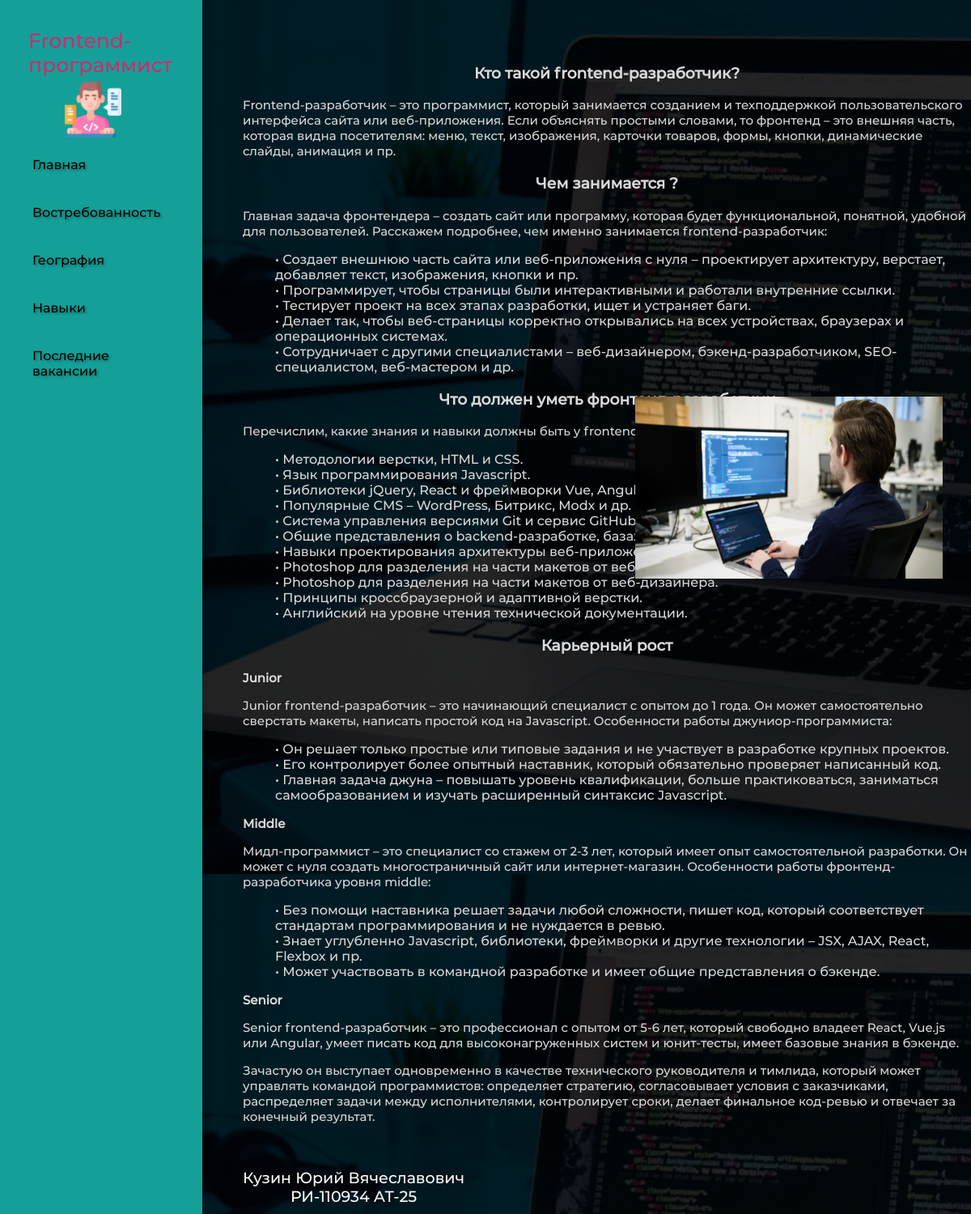
The page / on the database its author committed.
### templates_files/models.py (models this page shows)
class Navigation(models.Model):
    title = models.CharField(max_length=50, blank=True, verbose_name='Название профессии')
    logo_field = models.ImageField(upload_to='media/', blank = False, verbose_name='Логотип')
    first_menu = models.TextField(blank=False, verbose_name='Первый пункт меню', max_length=25)
    second_menu = models.TextField(blank=False, verbose_name='Второй пункт меню', max_length=25)
    thierd_menu = models.TextField(blank=False, verbose_name='Третий пункт меню', max_length=25)
    fourth_menu = models.TextField(blank=False, verbose_name='Четвертый пункт меню',max_length=25)
    fifth_menu = models.TextField(blank=False, verbose_name='Пятый пункт меню', max_length=25)
    author = models.TextField(blank=False, verbose_name='Автор', max_length=50)

class Main(models.Model):
    text = models.TextField(blank=True, verbose_name='Описание профессии')
    photo = models.ImageField(upload_to='media/', blank=False, verbose_name='Фото')

### templates_files/views.py (the view)
# urls.py: path('', HomePage, name='homePage'),
def HomePage(request):
    home_info = Main.objects.all()
    navigation = Navigation.objects.all()
    context = {'navigation': navigation, 'home_info': home_info}
    return render(request, 'HomePage.html', context)

### templates/HomePage.html (shortened to what this page needs)
{% load static %}
<!DOCTYPE html>
<html lang="ru">
<head>
    <link rel="stylesheet" href="{% static "css/styles.css" %}">
</head>
<body>
{% for nav in navigation %}
<header>
</header>
<main>
    <div class="body">
        <div class="navigation" style="height: 1500px">
            <p class="nav_text">{{ nav.title|safe }}</p>
            <img class="logo_double" src="{% static 'images/logotip.png' %}">
            <nav>
                <ul>
                    <li><a href="/">{{ nav.first_menu }}</a></li>
                    <li><a href={% url 'demendPage' %}>{{ nav.second_menu }}</a></li>
                    <li><a href={% url 'geographyPage' %}>{{ nav.thierd_menu }}</a></li>
                    <li><a href={% url 'skillsPage' %}>{{ nav.fourth_menu }}</a></li>
                    <li><a href={% url 'lastVacancyPage' %}>{{ nav.fifth_menu }}</a></li>
                </ul>
            </nav>
        </div>
        {% endfor %}
        {% for main in home_info %}
        <div class="home_text">
            {{ main.text|safe }}
            <div class="empty"></div>
            <img class="home_img" src="{{ main.photo.url }}"/>
        </div>
    </div>
 {% endfor %}
</main>
{% for navigator in navigation %}
<footer>
    <div class="foot">{{ navigator.author|safe }}</div>
</footer>
{% endfor %}</body>
</html>

### static/css/styles.css (style rules this page uses)
html, body { padding: 0; margin: 0; background-image: url(../images/background.png); }
header { position: absolute; width: 100%; height: 60px; top: 0px; background: rgba(0,0,0,0); }
footer { position: fixed; width: 100%; height: 40px; left: 0px; bottom: 0; background-color: rgba(0,0,0,0); }
a { color: #000 !important; text-decoration: none }
li { list-style-type: none; }
.logo_double { position: absolute; width: 70px; height: 70px; right: 100px; top: 100px }
.navigation { justify-content: center; align-items: center; position: absolute; width: 250px; height: 1200px; left: 0px; top: 0px; bottom: 0; z-index: 999999; background: #14A098; box-shadow: 0px 4px 4px rgba(0, 0, 0, 0.25); }
.navigation ul { text-align: left; list-style: none; padding-right: 20%; padding-top: 55%; }
.navigation li { margin: 40px 0; font-family: "Font-mon"; font-size: 16px; text-shadow: 2px 2px 3px rgba(0,0,0,0.3); }
.nav_text { font-family: "Font-mon"; font-size: 25px; position: absolute; top: 10px; left: 35px; color: #CB2D6F; }
.foot { position: absolute; font-family: 'Font-mon'; font-size: 19px; text-align: center; color: #FFFFFF; bottom: 10px; left: 300px; }
.home_text { position: absolute; left: 300px; top: 60px; }
.home_text p { font-size: 15px; font-family: 'Font-mon'; color: #DADADA; }
.home_text h3 { text-align: center; font-family: 'Font-mon'; color: #DADADA; }
.home_text li { font-family: 'Font-mon'; color: #DADADA; }
.home_img { position:absolute; width: 380px; height: 225px; right: 35px; top: 430px; }
.empty { height: 40px; }

### rows shown on the page
Navigation: first_menu "Главная", second_menu "Востребованность", thierd_menu "География", fourth_menu "Навыки", fifth_menu "Последние вакансии", author "Кузин Юрий Вячеславович РИ-110934 АТ-25"
Main: text "Кто такой frontend-разработчик? Frontend-разработчик – это программист, который занимается созданием и техподдержкой пользовательского интерфейса сайта или веб-приложения. Если объяснять простыми словами, то фронтенд – это внешняя часть, которая видна посетителям: меню, текст, изображения, карточки товаров, формы, кнопки, динамические слайды, анимация и пр. Чем занимается ? Главная задача фронтендера – создать сайт или программу, которая будет функциональной, понятной, удобной для пользователей. Расскажем подробнее, чем именно занимается frontend-разработчик: • Создает внешнюю часть сайта или веб-приложения с нуля – проектирует архитектуру, верстает, добавляет текст, изображения, кнопки и…", photo (picture)
